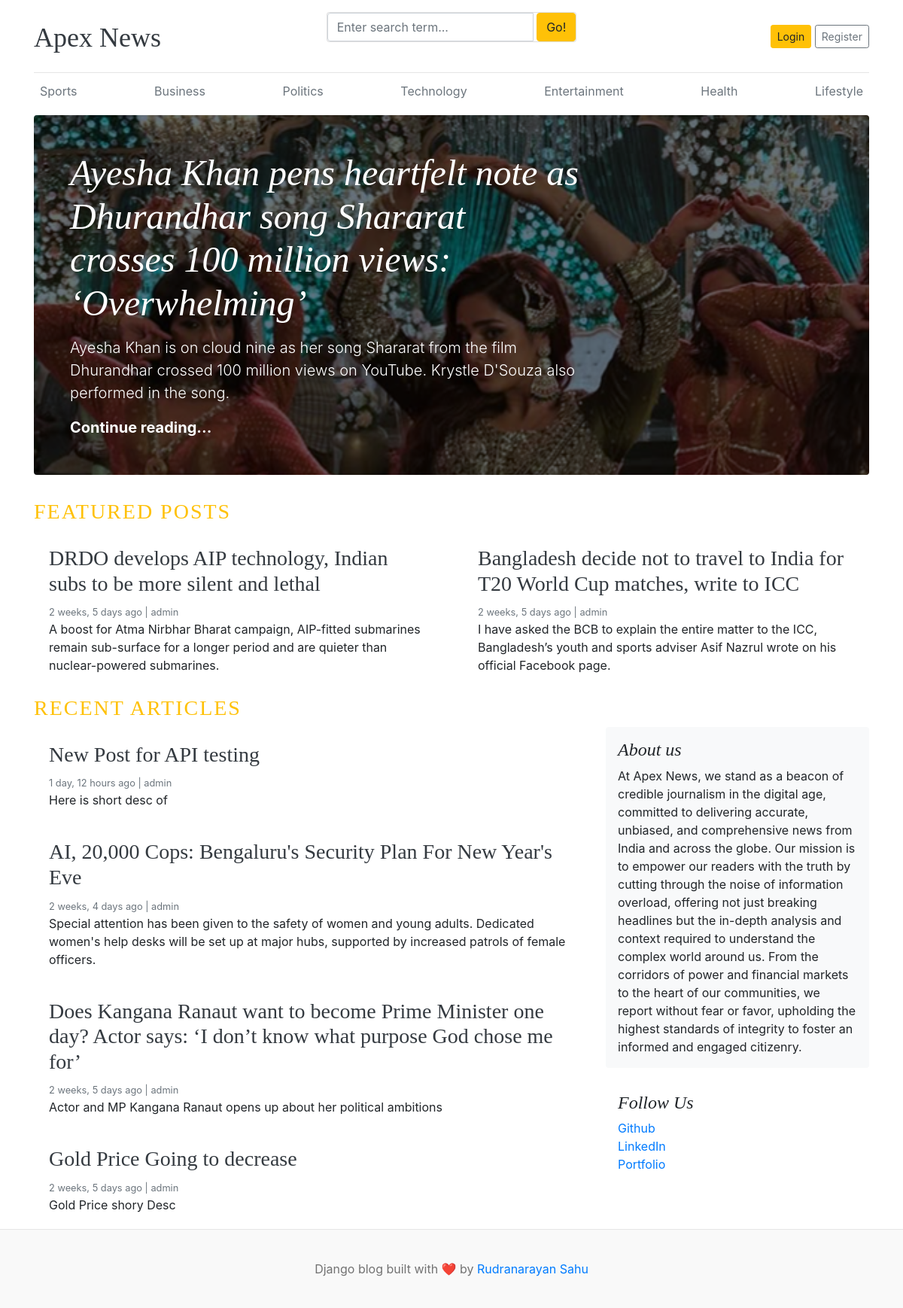
The page / on the database its author committed.
### blogs/models.py (models this page shows, shortened)
class Category(models.Model):
    category_name = models.CharField(max_length=50, unique=True)
    created_at = models.DateTimeField(auto_now_add=True)
    updated_at = models.DateTimeField(auto_now=True)
    class Meta:
        verbose_name = "Category"
        verbose_name_plural = "Categories"

class Blog(models.Model):
    title = models.CharField(max_length=200)
    slug = models.SlugField(max_length=200, unique=True, blank=True)
    category = models.ForeignKey(Category, on_delete=models.CASCADE)
    author = models.ForeignKey(User, on_delete=models.CASCADE)
    featured_image = models.ImageField(upload_to='uploads/%Y/%m/%d/',)
    short_description = models.TextField(max_length=500)
    blog_body = models.TextField(max_length=2000)
    status = models.CharField(max_length=20, choices=STATUS_CHOICES, default="Draft")
    is_featured = models.BooleanField(default=False)
    created_at = models.DateTimeField(auto_now_add=True)
    updated_at = models.DateTimeField(auto_now=True)
    class Meta:
        verbose_name = "Blog"
        verbose_name_plural = "Blogs"

### background/models.py (models this page shows, shortened)
class AboutModel(models.Model):
    title = models.CharField(max_length=200)
    content = models.TextField()
    created_at = models.DateTimeField(auto_now_add=True)
    updated_at = models.DateTimeField(auto_now=True)
    class Meta:
        verbose_name = "About"
        verbose_name_plural = "About"

class SocialLinks(models.Model):
    platform = models.CharField(max_length=100)
    url = models.URLField()
    created_at = models.DateTimeField(auto_now_add=True)
    updated_at = models.DateTimeField(auto_now=True)
    class Meta:
        verbose_name = "Social Link"
        verbose_name_plural = "Social Links"

### blog_main/views.py (the view)
# urls.py: 2. Add a URL to urlpatterns:  path('', views.home, name='home')
def home(request):
    featured_posts = Blog.objects.filter(is_featured=True).order_by('-created_at')
    posts = Blog.objects.filter(is_featured=False, status="Published").order_by('-created_at')
    try:
        about = AboutModel.objects.get()
    except AboutModel.DoesNotExist:
        about = None
    context = {
        'featured_posts': featured_posts,
        'posts': posts,
        'about': about,
    }
    return render(request, 'home.html', context)

### blogs/context_processors.py (called while the page is built)
def get_categories(request):
    from blogs.models import Category
    categories = Category.objects.all()
    return {'categories': categories}

def get_social_links(request):
    social_links = SocialLinks.objects.all()
    return {'social_links': social_links}

### templates/home.html (shortened to what this page needs)
{% extends 'base.html' %}
{% block content %}
        {% for post in featured_posts %} {% if forloop.first %}
        <div class="jumbotron p-3 p-md-5 text-white rounded bg-dark"
            style="background-image: url({{ post.featured_image.url }});background-blend-mode: overlay;background-size:cover;">
            <div class="col-md-8 px-0">
                <h1 class="display-4 font-italic">{{ post.title }}</h1>
                <p class="lead my-3">{{ post.short_description | truncatewords:30 }}</p>
                <p class="lead mb-0">
                    <a href="{% url 'blogs' post.slug %}" class="text-white font-weight-bold">Continue reading...</a>
                </p>
            </div>
        </div>
        {% endif %} {% endfor %}
        <h3 class="text-uppercase text-warning" style="letter-spacing: 2px">
            Featured Posts
        </h3>
        <div class="row mb-2">
            {% for post in featured_posts %} {% if not forloop.first %}
            <div class="col-md-6">
                <div class="card border-0">
                    <div class="card-body">
                        <h3><a class="text-dark" href="{% url 'blogs' post.slug %}">{{ post.title }}</a></h3>
                        <small class="mb-1 text-muted">{{ post.created_at | timesince }} ago | {{ post.author }}</small>
                        <p class="card-text">{{ post.short_description | truncatewords:30 }}</p>
                    </div>
                </div>
            </div>
            {% endif %} {% endfor %}
        </div>
        <h3 class="text-uppercase text-warning" style="letter-spacing: 2px">
            Recent Articles
        </h3>
        <main role="main" class="container p-0">
            <div class="row">
                <div class="col-md-8 blog-main">
                    {% for post in posts %}
                    <div class="card border-0">
                        <div class="card-body">
                            <h3><a class="text-dark" href="{% url 'blogs' post.slug %}">{{ post.title }}</a></h3>
                            <small class="mb-1 text-muted">{{ post.created_at | timesince }} ago | {{ post.author }}</small>
                            <p class="card-text">{{ post.short_description | truncatewords:50 }}</p>
                        </div>
                    </div>
                    {% endfor %}
                </div>
                <aside class="col-md-4 blog-sidebar">
                    <div class="p-3 mb-3 bg-light rounded">
                        <h4 class="font-italic">{{ about.title }}</h4>
                        <p class="mb-0">
                            {{ about.content }}
                        </p>
                    </div>
                    {% if social_links %}
                    <div class="p-3">
                        <h4 class="font-italic">Follow Us</h4>
                        <ol class="list-unstyled">
                            {% for i in social_links %}
                            <li><a href="{{ i.url }}" target="_blank">{{ i.platform }}</a></li>
                            {% endfor %}
                        </ol>
                    </div>
                    {% endif %}
                </aside>
            </div>
        </main>
    </div>
{% endblock %}

### templates/base.html (shortened to what this page needs)
{% load static %}
<!DOCTYPE html>
<html lang="en">
<head>
    <link href="https://getbootstrap.com/docs/4.0/dist/css/bootstrap.min.css" rel="stylesheet" />
    <link rel="stylesheet" href="https://cdnjs.cloudflare.com/ajax/libs/font-awesome/4.7.0/css/font-awesome.min.css">
    <link href="{% static 'css/blog.css' %}" rel="stylesheet" />
</head>
<body>
    <div class="container">
        <header class="blog-header py-3">
            <div class="row flex-nowrap justify-content-between align-items-center">
                <div class="col-4 pt-1">
                    <a class="blog-header-logo text-dark" href="/">Apex News</a>
                </div>
                <div class="card mb-4">
                        <form action ="{% url 'search_blogs' %}" method="GET">
                            <div class="input-group">
                                <input class="form-control" type="text" name="keyword" value="{{ keyword }}" placeholder="Enter search term..." aria-label="Enter search term..." aria-describedby="button-search" /> &nbsp;
                                <button type="submit" class="btn btn-warning" id="button-search" type="button">Go!</button>
                            </div>
                        </form>
                </div>
                <div class="col-4 d-flex justify-content-end align-items-center">
                    {% if not user.is_authenticated %}
                    <a class="btn btn-sm btn-warning" href="{% url 'login' %}">Login</a> &nbsp;
                    <a class="btn btn-sm btn-outline-secondary" href="{% url 'register' %}">Register</a>
                    {% endif %}
                </div>
            </div>
        </header>
        <div class="nav-scroller py-1 mb-2">
            <nav class="nav d-flex justify-content-between">
                {% for category in categories %}
                <a class="p-2 text-muted" href="{% url 'posts_by_category' category.id %}">{{ category.category_name }}</a>
                {% endfor %}
            </nav>
        </div>
    {% block content %}
    {% endblock %}
    <footer class="blog-footer">
        <p>Django blog built with ❤️ by <a href="#">Rudranarayan Sahu</a></p>
    </footer>
</body>
</html>

### blog_main/static/css/blog.css (style rules this page uses)
.blog-header { border-bottom: 1px solid #e5e5e5; }
.blog-header-logo { font-family: "Playfair Display", Georgia, "Times New Roman", serif; font-size: 2.25rem; }
h1, h2, h3, h4, h5, h6 { font-family: "Playfair Display", Georgia, "Times New Roman", serif; }
.display-4 { font-size: 2.5rem; }
@media (min-width: 768px) { .display-4 { font-size: 3rem; } }
.blog-footer { padding: 2.5rem 0; color: #727272; text-align: center; background-color: #f9f9f9; border-top: .05rem solid #e5e5e5; }
.blog-footer p:last-child { margin-bottom: 0; }

### rows shown on the page
Category: category_name "Sports"
Category: category_name "Business"
Category: category_name "Politics"
Category: category_name "Technology"
Category: category_name "Entertainment"
Category: category_name "Health"
Category: category_name "Lifestyle"
Blog: featured_image (picture), title "Ayesha Khan pens heartfelt note as Dhurandhar song Shararat crosses 100 million views: ‘Overwhelming’", short_description "Ayesha Khan is on cloud nine as her song Shararat from the film Dhurandhar crossed 100 million views on YouTube. Krystle D'Souza also performed in the song."
Blog: title "DRDO develops AIP technology, Indian subs to be more silent and lethal", created_at "2 weeks, 5 days", author "admin", short_description "A boost for Atma Nirbhar Bharat campaign, AIP-fitted submarines remain sub-surface for a longer period and are quieter than nuclear-powered submarines."
Blog: title "Bangladesh decide not to travel to India for T20 World Cup matches, write to ICC", created_at "2 weeks, 5 days", author "admin", short_description "I have asked the BCB to explain the entire matter to the ICC, Bangladesh’s youth and sports adviser Asif Nazrul wrote on his official Facebook page."
Blog: title "New Post for API testing", created_at "1 day, 12 hours", author "admin", short_description "Here is short desc of"
Blog: title "AI, 20,000 Cops: Bengaluru's Security Plan For New Year's Eve", created_at "2 weeks, 4 days", author "admin", short_description "Special attention has been given to the safety of women and young adults. Dedicated women's help desks will be set up at major hubs, supported by increased patrols of female officers."
Blog: title "Does Kangana Ranaut want to become Prime Minister one day? Actor says: ‘I don’t know what purpose God chose me for’", created_at "2 weeks, 5 days", author "admin", short_description "Actor and MP Kangana Ranaut opens up about her political ambitions"
Blog: title "Gold Price Going to decrease", created_at "2 weeks, 5 days", author "admin", short_description "Gold Price shory Desc"

### other values the page prints
{{ about.title }} "About us"
{{ i.platform }} "Github"
{{ i.platform }} "LinkedIn"
{{ i.platform }} "Portfolio"
